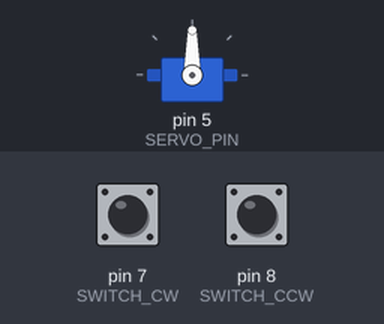
Bench run of a sketch on a simulated Arduino Uno, built with avr-gcc and run on an emulated ATmega328P. On the bench: servo. The inputs (shaded band) are chosen by the test bench; at power-on: pin 7 (SWITCH_CW) HIGH, pin 8 (SWITCH_CCW) HIGH.

Above: at 1.2 s.
1.3 s: pin 7 (SWITCH_CW) pulled LOW for 0.15 s
At 1.9 s:
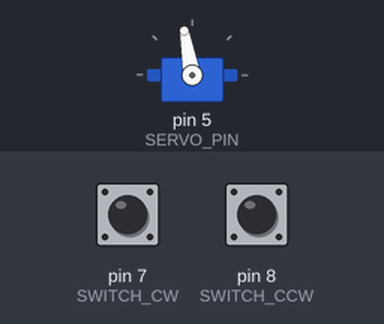
2.9 s: pin 7 (SWITCH_CW) pulled LOW for 1 s
At 4.4 s:
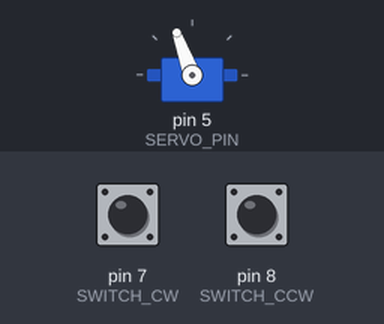
5.4 s: pin 7 (SWITCH_CW) pulled LOW for 0.15 s
At 6.2 s:
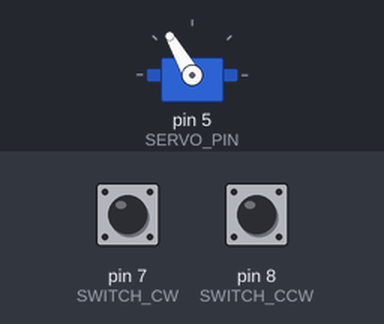
7.0 s: pin 8 (SWITCH_CCW) pulled LOW for 0.15 s
At 7.4 s:
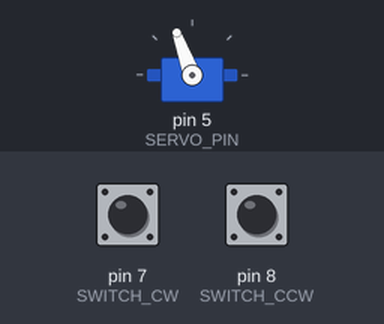
8.6 s: pin 7 (SWITCH_CW) pulled LOW for 3.2 s
At 12.8 s:
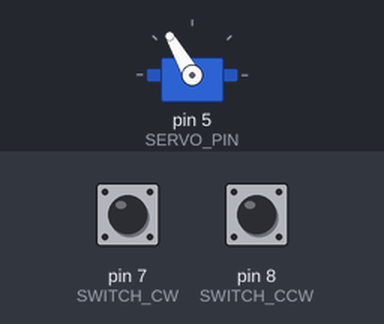
13.3 s: pin 7 (SWITCH_CW) pulsed LOW 5 times (0.12 s each, 0.3 s apart)
At 15.6 s:
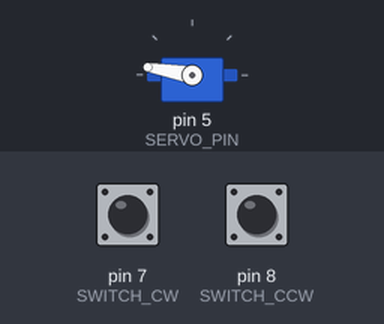
Timing chart, 0 to 17.1 s (numbered marks = the images above; inputs shaded):
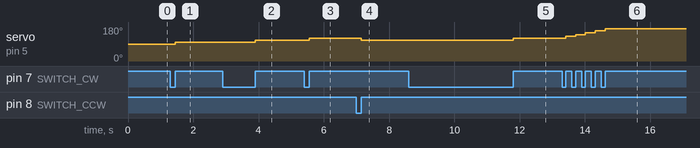

The sketch:

ex2_01.ino
```cpp
#include <Servo.h>


const int SWITCH_CW = 7;
const int SWITCH_CCW = 8;
const int SERVO_PIN = 5;

Servo myServo;


int servoPos = 90;


int cwState = HIGH;
int lastCwState = HIGH;

int ccwState = HIGH;
int lastCcwState = HIGH;

void setup() {
  myServo.attach(SERVO_PIN);
  myServo.write(servoPos);
  pinMode(SWITCH_CW, INPUT_PULLUP);
  pinMode(SWITCH_CCW, INPUT_PULLUP);
}

void loop() {
  cwState = digitalRead(SWITCH_CW);
  ccwState = digitalRead(SWITCH_CCW);
  if (cwState != lastCwState) {
    if (cwState == HIGH && lastCwState == LOW) {
      servoPos = servoPos+10;
      if (servoPos > 180) servoPos = 180;
      myServo.write(servoPos);
    }
    delay(20);
  }
  lastCwState = cwState;
  if (ccwState != lastCcwState) {
    if (ccwState == HIGH && lastCcwState == LOW) {
      servoPos = servoPos-10;
      if (servoPos < 0) servoPos = 0;
      myServo.write(servoPos);
    }
    delay(20);
  }
  lastCcwState = ccwState;
}
```

Measured:
- after the input at 1.3 s, servo on pin 5 (SERVO_PIN): 90° → 100° after 0.15 s
- after the input at 2.9 s, servo on pin 5 (SERVO_PIN): 100° → 110° after 1.0 s
- after the input at 5.4 s, servo on pin 5 (SERVO_PIN): 110° → 120° after 0.15 s
- after the input at 7.0 s, servo on pin 5 (SERVO_PIN): 120° → 110° after 0.15 s
- after the input at 8.6 s, servo on pin 5 (SERVO_PIN): 110° → 120° after 3.2 s
- after the input at 13.3 s, servo on pin 5 (SERVO_PIN): moves from 120° to 170° over 1.2 s, starting after 0.12 s
